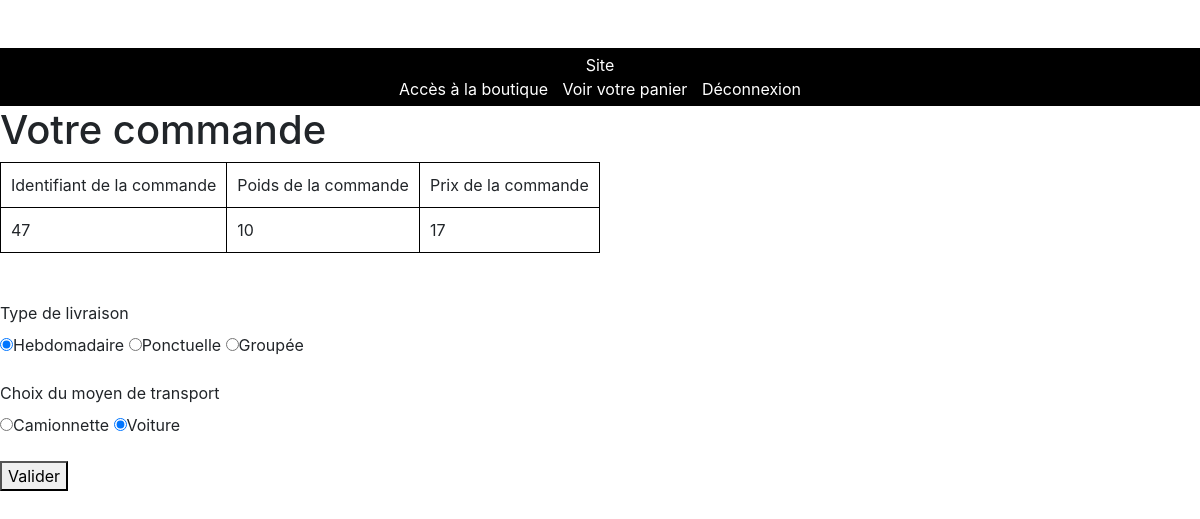
/Vues/commande.php (signed in), run on the app's committed database.
### tables this page shows
CREATE TABLE `commande` (
  `id_client` int(11) NOT NULL,
  `id_commande` int(11) NOT NULL,
  `prix_commande` float NOT NULL,
  `poids_commande` float NOT NULL
);

CREATE TABLE `typelivraison` (
  `id_type` int(11) NOT NULL,
  `nom_type` varchar(30) NOT NULL,
  `mode_transport` varchar(30) NOT NULL,
  `poids_maximal` int(11) NOT NULL,
  `nb_clients` int(11) NOT NULL
);

### Vues/commande.php (the view, shortened to what this page needs)
<!DOCTYPE html>
<html>
<link href="../style_boot.css" rel="stylesheet">
<head>
</head>
<?php
$login = $_SESSION['login'];
try
{
  $bdd = new PDO('mysql:host=localhost;dbname=bd_projet;charset=utf8', 'root', '');
}
catch(Exception $e)
{
        die('Erreur : '.$e->getMessage());
}
$reponse = $bdd->query("SELECT id_client FROM client WHERE login_client = '$login'");
while ($donnees = $reponse->fetch())
{
  $idcli = $donnees['id_client'];
}
$reponse = $bdd->query("SELECT * FROM commande WHERE id_client = '$idcli'");
while ($donnees = $reponse->fetch())
{
  $idcom = $donnees['id_commande'];
  $poids = $donnees['poids_commande'];
  $prix = $donnees['prix_commande'];
}
?>
<body>
  <form method="POST" action="../Controleurs/crea_commande.php">
	<h1> Votre commande</h1>
	<table>
  <tr>
    <td>Identifiant de la commande</td>
    <td>Poids de la commande</td>
    <td>Prix de la commande</td>
  </tr>
  <tr>
    <td><?php echo $idcom; ?></td>
    <td><?php echo $poids; ?></td>
    <td><?php echo $prix; ?></td>
  </tr>
</table>
<br><br>
    <label for="civilite">Type de livraison</label><br>
    <input name="type" value="Hebdo" checked="" type="radio" >Hebdomadaire
    <input name="type" value="Ponctuelle" type="radio" >Ponctuelle
    <input name="type" value="Group" type="radio" >Groupée<br><br>
    <label for="typelivraison">Choix du moyen de transport</label><br>
    <?php
      $reponse = $bdd->query("SELECT nom_type FROM typelivraison WHERE poids_maximal > '$poids'");
      while ($donnees = $reponse->fetch())
      {
          ?>
          <input name="livraison" value="<?php echo $donnees['nom_type'];?>" checked="" type="radio" ><?php echo $donnees['nom_type'];?>
          <?php
      }
    ?>
<br><br> <button type=submit> Valider </button>
</form>
</body>
</html>

### style.css (style rules this page uses)
* { margin: 20; }
a { text-decoration: none; color: #000; }
.conteneur { margin: 0 auto; max-: 200px; }
header { background: #000000; padding: 5px; text-align: center; }
header nav { display: inline; }
header a { color: #ffffff; text-decoration: none; padding: 5px; }
body { padding-top: 3rem; padding-bottom: 3rem; color: #5a5a5a; }

### Vues/commande.php (style rules this page uses)
table { border-collapse: collapse }
td { border: 1px solid black; padding: 10px; }

### data on the page
commande: id_commande "47", poids_commande "10", prix_commande "17"
typelivraison: nom_type "Camionnette"
typelivraison: nom_type "Voiture"
